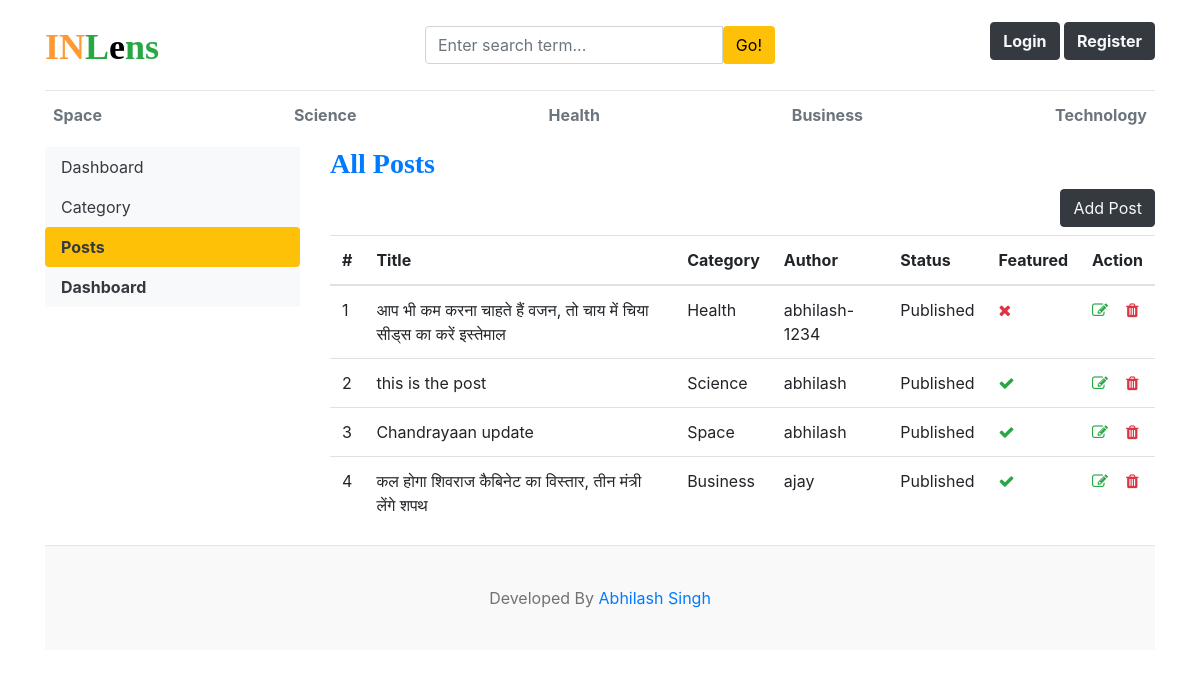
Before: /dashboard/posts/ with the older database file.
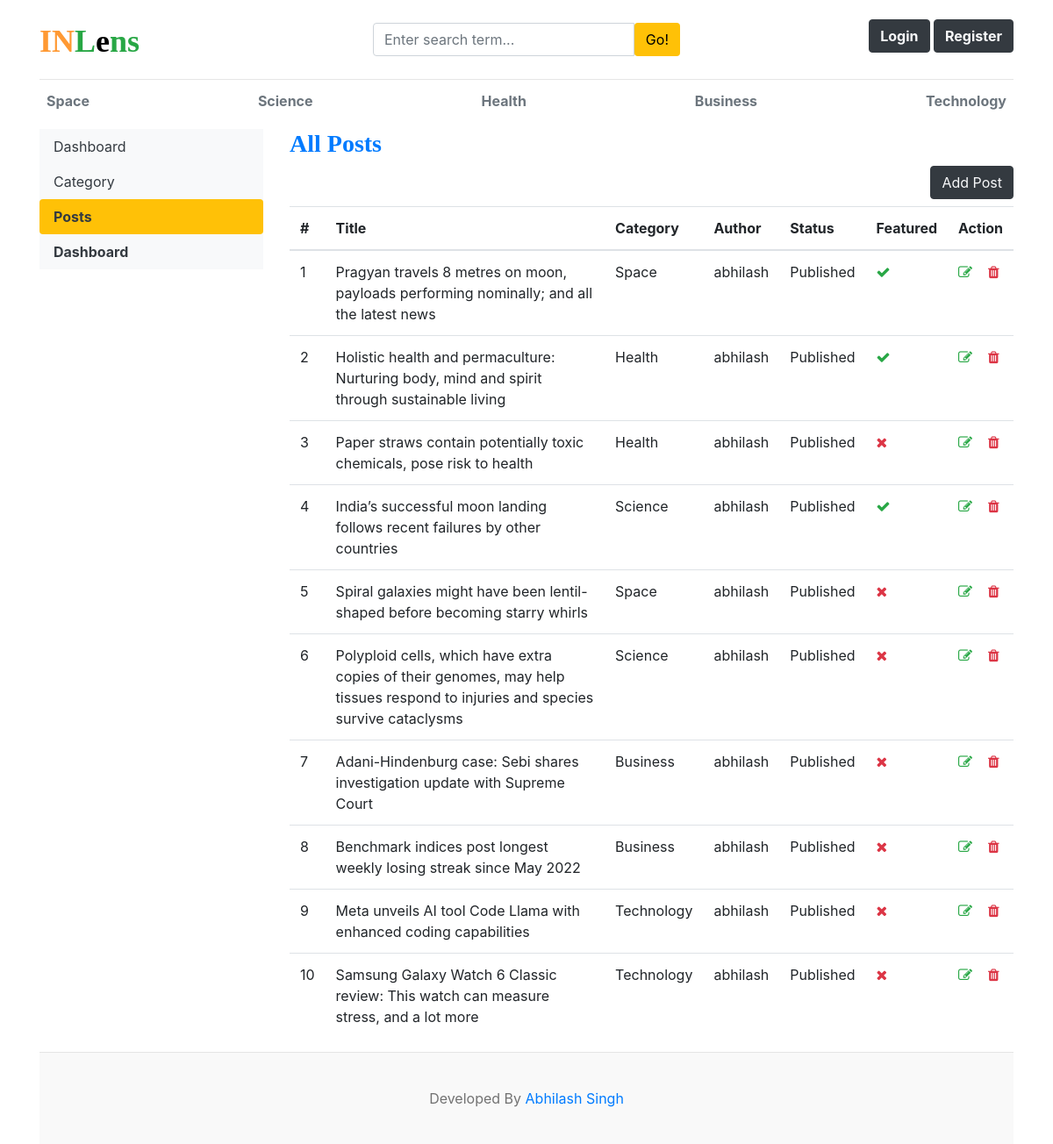
After: the same page with the newer database file.
### blogs/models.py (models this page shows, shortened)
class Category(models.Model):
    category_name = models.CharField(max_length=200, unique=True)
    created_at = models.DateTimeField(auto_now_add=True)
    updated_at = models.DateTimeField(auto_now=True)
    class Meta: # to correct the spelling of categories changing the metadata.
        verbose_name_plural = 'categories'
    def __str__(self):
        return self.category_name

class Blog(models.Model):
    title =  models.CharField(max_length=1000)
    slug = models.SlugField(max_length=1000, unique=True, blank=True)
    category = models.ForeignKey(Category, on_delete=models.CASCADE) # means when we delete the category then the blog post of that category also will deleted.
    author = models.ForeignKey(User, on_delete=models.CASCADE) # if user delete then all blog also get deleted.
    featured_image = models.ImageField(upload_to='upload/%y/%m/%d', height_field=None, width_field=None, max_length=None)
    short_description = models.TextField(max_length= 2000, blank = True)
    blog_body = models.TextField(max_length= 2000, blank = True)
    status = models.CharField(max_length=20,choices=STATUS_CHOICES, default='Draft')
    is_featured = models.BooleanField(default=False)
    created_at = models.DateTimeField(auto_now_add=True)
    updated_at = models.DateTimeField(auto_now=True)

### dashboards/views.py (the view)
# urls.py: path('posts/', views.posts, name='posts'),
def posts(request):
    posts = Blog.objects.all()
    context = {
        'posts': posts,
    }
    return render(request, 'dashboard/posts.html', context)

### blogs/context_processors.py (called while the page is built)
def get_categories(request):
    categories = Category.objects.all()
    return dict(categories=categories)

def get_social_links(request):
    social_links = SocialLink.objects.all()
    return dict(social_links=social_links)

### templates/dashboard/posts.html (shortened to what this page needs)
{% extends 'base.html' %}
{% block content %}
<div class="row">
  {% include 'dashboard/sidebar.html'  %}
    <div class="col-md-9">
        <h3 class="text-primary font-weight-bold ">All Posts</h3>
        <a href="{%url 'add_post'%}" class="btn btn-dark text-light border border-dark float-right mb-2">Add Post</a>
        <table class="table table-hover">
            <thead>
              <tr>
                <th>#</th>
                <th>Title</th>
                <th>Category</th>
                <th>Author</th>
                <th>Status</th>
                <th>Featured</th>
                <th>Action</th>
              </tr>
            </thead>
            <tbody>
            {% for post in posts %}
              <tr>
                <td>{{forloop.counter}}</td>
                <td>{{post.title}}</td>
                <td>{{post.category}}</td>
                <td>{{post.author}}</td>
                <td>{{post.status}}</td>
                <td>{% if post.is_featured %}<i class="fa fa-check text-success">{% else %}<i class="fa fa-times text-danger">{% endif %}</td>
                <td>
                    <a href="{% url 'edit_post' post.id %}"><i class="fa fa-edit text-success"></i></a>
                    <a href="{% url 'delete_post' post.id %}"><i class="fa fa-trash text-danger"></i></a>
                </td>
              </tr>
            {% endfor %}
            </tbody>
          </table>
    </div>
</div>
{% endblock %}

### templates/base.html (shortened to what this page needs)
{% load static %}
<!DOCTYPE html>
<html lang="en">
<head>
    <link href="https://getbootstrap.com/docs/4.0/dist/css/bootstrap.min.css" rel="stylesheet">
    <link href="https://applesocial.s3.amazonaws.com/assets/styles/fonts/sanfrancisco/sanfranciscodisplay-regular-webfont.woff" rel="stylesheet">
    <link href="{% static 'css/blog.css' %}" rel="stylesheet">
    <link rel="stylesheet" href="https://cdnjs.cloudflare.com/ajax/libs/font-awesome/4.7.0/css/font-awesome.min.css">
  </head>
<body>
    <div class="container">
      <header class="blog-header py-3">
        <div class="row flex-nowrap justify-content-between align-items-center">
          <div class="col-4 pt-1">
            <a class="blog-header-logo text-success font-weight-bold" href="/"><b style="color:#FF9933">IN</b>L<b style="color:black">e</b>ns</a>
          </div>
          <div class="col-4">
            <form action="{% url 'search' %}" method='GET'>
              <div class="input-group">
                <input class="form-control" type="text" name="keyword" value="{{keyword}}" placeholder="Enter search term..." aria-label="Enter search term..." aria-describedby="button-search" />
                <button type="submit" class="btn bg-warning" id="button-search" type="button">Go!</button>
            </div>
          </form>
        </div>
          <div class="col-4 d-flex justify-content-end align-items-center">
            {% if not user.is_authenticated %}
            <a class="btn btn-dark text-light float-right mb-2  font-weight-bold" href="{% url 'login' %}">Login</a> &nbsp;
            <a class="btn btn-dark text-light float-right mb-2 font-weight-bold" href="{% url 'register' %}">Register</a>
            {% else %}
            <span><a class="btn btn-dark text-light float-right mb-2  font-weight-bold " href="{% url 'dashboard'%}">dashboard</a></span>
            &emsp;
            <span><a class ="btn btn-dark text-light float-right mb-2 font-weight-bold" href="{% url 'logout' %}">Logout</a></span>
            {% endif %}
          </div>
        </div>
      </header>
      <div class="nav-scroller py-1 mb-2">
        <nav class="nav d-flex justify-content-between">
          {% for cat in categories %}
          <a class="p-2 text-muted font-weight-bold" href="{% url 'posts_by_category' cat.id%}">{{cat.category_name}}</a>
          {% endfor %}
        </nav>
      </div>
{% block content %}
{% endblock %}
<footer class="blog-footer">
    <p>Developed By <a href="#">Abhilash Singh</a></p>
  </footer>
  </body>
  </html>

Changed rows visible on the page:
removed Blog: title "आप भी कम करना चाहते हैं वजन, तो चाय में चिया सीड्स का करें इस्तेमाल", category "Health", author "abhilash-1234", status "Published", is_featured False (drawn)
removed Blog: title "this is the post", category "Science", author "abhilash", status "Published", is_featured True (drawn)
removed Blog: title "Chandrayaan update", category "Space", author "abhilash", status "Published", is_featured True (drawn)
removed Blog: title "कल होगा शिवराज कैबिनेट का विस्तार, तीन मंत्री लेंगे शपथ", category "Business", author "ajay", status "Published", is_featured True (drawn)
added Blog: title "Pragyan travels 8 metres on moon, payloads performing nominally; and all the latest news", category "Space", author "abhilash", status "Published", is_featured True (drawn)
added Blog: title "Holistic health and permaculture: Nurturing body, mind and spirit through sustainable living", category "Health", author "abhilash", status "Published", is_featured True (drawn)
added Blog: title "Paper straws contain potentially toxic chemicals, pose risk to health", category "Health", author "abhilash", status "Published", is_featured False (drawn)
added Blog: title "India’s successful moon landing follows recent failures by other countries", category "Science", author "abhilash", status "Published", is_featured True (drawn)
added Blog: title "Spiral galaxies might have been lentil-shaped before becoming starry whirls", category "Space", author "abhilash", status "Published", is_featured False (drawn)
added Blog: title "Polyploid cells, which have extra copies of their genomes, may help tissues respond to injuries and species survive cataclysms", category "Science", author "abhilash", status "Published", is_featured False (drawn)
added Blog: title "Adani-Hindenburg case: Sebi shares investigation update with Supreme Court", category "Business", author "abhilash", status "Published", is_featured False (drawn)
added Blog: title "Benchmark indices post longest weekly losing streak since May 2022", category "Business", author "abhilash", status "Published", is_featured False (drawn)
added Blog: title "Meta unveils AI tool Code Llama with enhanced coding capabilities", category "Technology", author "abhilash", status "Published", is_featured False (drawn)
added Blog: title "Samsung Galaxy Watch 6 Classic review: This watch can measure stress, and a lot more", category "Technology", author "abhilash", status "Published", is_featured False (drawn)
